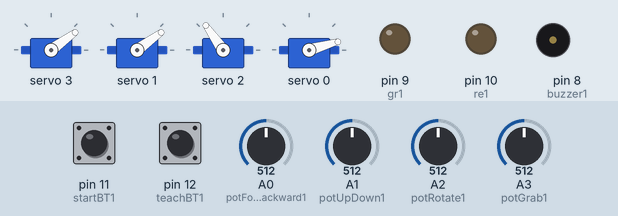
Bench run of a sketch on a simulated Arduino Uno, built with avr-gcc and run on an emulated ATmega328P. Shown: 4 × servo, output pins drawn as LEDs (lit = HIGH), buzzer (waves = sounding). The inputs (shaded band) are chosen by the test bench; at power-on: pin 11 (startBT1) HIGH, A0 (potForwardBackward1) = 512, pin 12 (teachBT1) HIGH, A2 (potRotate1) = 512, A3 (potGrab1) = 512, A1 (potUpDown1) = 512.

Above: at 6.5 s.
6.6 s: pin 11 (startBT1) pulled LOW for 0.15 s
At 7.4 s:
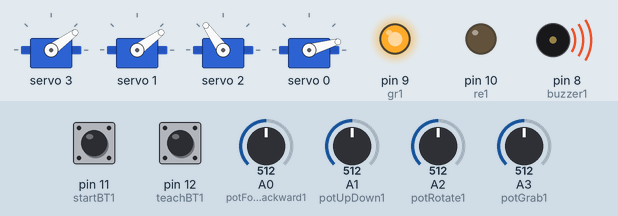
9.6 s: A0 (potForwardBackward1) set to 610
At 12.47 s:
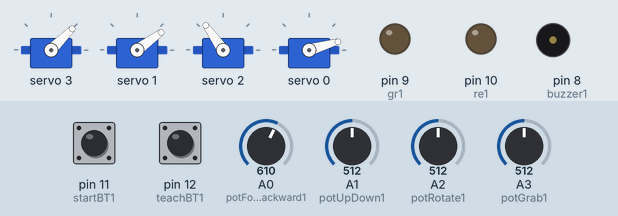
12.6 s: pin 12 (teachBT1) pulled LOW for 1 s
At 14.0 s:
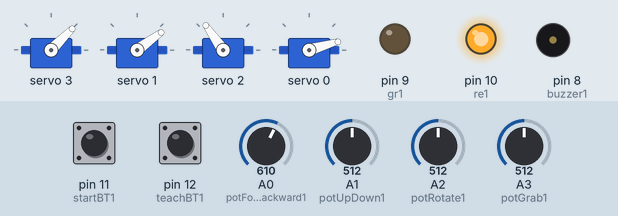
15.1 s: A2 (potRotate1) set to 610
At 15.4 s:
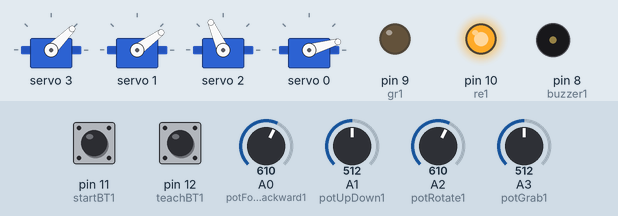
16.6 s: A3 (potGrab1) set to 610
At 17.5 s:
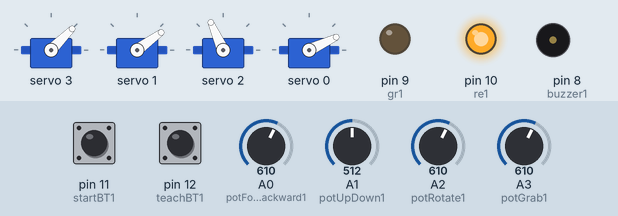
18.1 s: A1 (potUpDown1) set to 306
At 18.8 s:
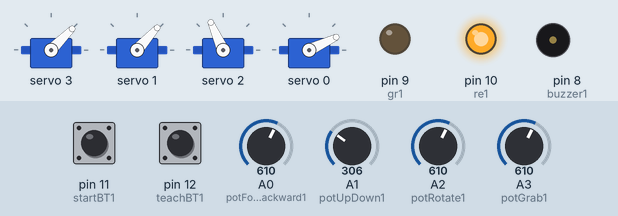
Timing chart, 0 to 20.6 s (numbered marks = the images above; inputs shaded):
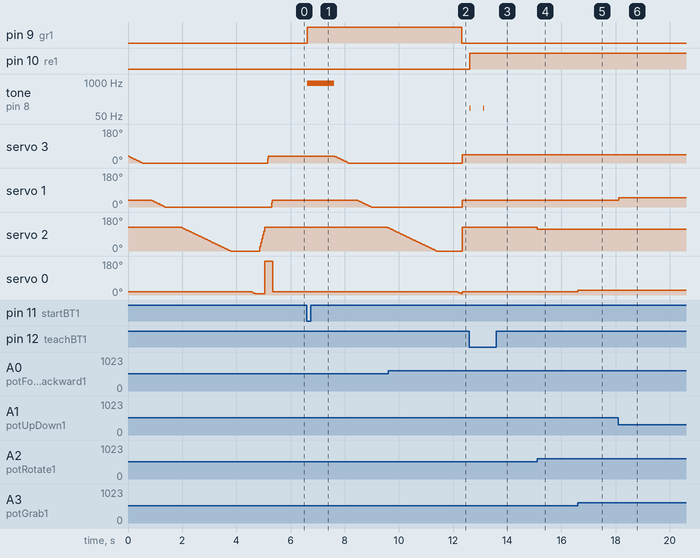

The sketch:

armcode.ino
```cpp
#include <Wire.h>
#include <Adafruit_PWMServoDriver.h>

Adafruit_PWMServoDriver pwm = Adafruit_PWMServoDriver();
//Servo pins on Servo Driver
int Up_down=1;
int Forward_backward=3;
int Rotate=2;
int Grab=0;

//-----------------------------------
const int startBT1 =11;
const int teachBT1 = 12;
const int buzzer1 = 8;
const int gr1=9;
const int re1=10;
const int potForwardBackward1 = A0;
const int potUpDown1 = A1;
const int potRotate1 = A2;
const int potGrab1 = A3;

//-----------------------------------
//Max and Min values for servos ! Change them to meet your setup !
const int minGrab=50;//150
const int maxGrab=300;//300
const int minRotate=600;//300
const int maxRotate=300;//200
const int minUpDown=300;//300
const int maxUpDown=150;//150
const int minForwardBackward=100;//100
const int maxForwardBackward=350;//200
//-----------------------------------
int ReadUpDown,ReadForwardBackward,ReadRotate,ReadGrab,ReadTeach,ReadStart,readpotsw11,readpotsw21;
int TeachUpDown[100],TeachForwardBackward[100],TeachRotate[100],TeachGrab[100];
boolean Started =false;
int Index = 1;
int StepSpeed = 5; //Change this to fo faster!

void setup() {
  pwm.begin();
  pwm.setPWMFreq(60);  // Analog servos run at ~60 Hz updates
  Wire.setClock(400000);
  pinMode(teachBT1, INPUT_PULLUP);
  pinMode(startBT1, INPUT_PULLUP);
  pinMode(buzzer1, OUTPUT);;
  pinMode(re1,OUTPUT);
  pinMode(gr1,OUTPUT);
  digitalWrite(re1,LOW);
  digitalWrite(gr1,LOW);
  readInputs1();
  goHome1();
  goPot1();
}

void loop() {

  if (!Started){
    readInputs1();
    moveServos1();
    if (ReadTeach==LOW){
      savePosition1();
      digitalWrite(re1,HIGH);
      tone(buzzer1,100,30);
      delay(500);
      noTone(buzzer1);
    }
    if (ReadStart==LOW){
      tone(buzzer1,900);
      digitalWrite(gr1,HIGH);
      Started=true;
      delay(1000);
      noTone(buzzer1);
    }
  }
  else{
    goHome1();
   runTeach1();
         digitalWrite(re1,LOW);
      digitalWrite(gr1,LOW);
  }
}

//Read potentiometers and buttons

void readInputs1()
{
  ReadUpDown = analogRead(potUpDown1);
  ReadUpDown = map(ReadUpDown,0,1024,minUpDown,maxUpDown);
  ReadForwardBackward = analogRead(potForwardBackward1);
  ReadForwardBackward = map(ReadForwardBackward,0,1024,minForwardBackward,maxForwardBackward);
  ReadRotate = analogRead(potRotate1);
  ReadRotate = map(ReadRotate,0,1024,minRotate,maxRotate);
  ReadGrab = analogRead(potGrab1);
  ReadGrab = map(ReadGrab,0,1024,minGrab,maxGrab);

  ReadTeach = digitalRead(teachBT1);
  ReadStart = digitalRead(startBT1);
  delay(5);
}
//Fuction for the main movement
void moveServos1()
{
 pwm.setPWM(Up_down,0,ReadUpDown);
   pwm.setPWM(Forward_backward,0,ReadForwardBackward);
    pwm.setPWM(Rotate,0,ReadRotate);
      pwm.setPWM(Grab,0,ReadGrab);
}
//Fuction for the saving the positions

void savePosition1()
{
  TeachUpDown[Index] = ReadUpDown;
  TeachForwardBackward[Index] = ReadForwardBackward;
  TeachRotate[Index] = ReadRotate;
  TeachGrab[Index] = ReadGrab;
  Index++;
}

//Fuction for the runnig  the stored positions

void runTeach1()
{
  for (int i=0; i<Index-1; i++){
    if (TeachRotate[i] < TeachRotate[i+1]){
      for (int j = TeachRotate[i]; j<= TeachRotate[i+1]; j++){
        pwm.setPWM(Rotate,0,j);

      }
    }
    else if (TeachRotate[i] > TeachRotate[i+1]){
      for (int j = TeachRotate[i]; j>= TeachRotate[i+1]; j--){
      pwm.setPWM(Rotate,0,j);
      }
    }
    else{
  pwm.setPWM(Rotate,0,(TeachRotate[i]));

    }
    if (TeachGrab[i] < TeachGrab[i+1]){
      for (int j = TeachGrab[i]; j<=TeachGrab[i+1]; j++){
     pwm.setPWM(Grab,0,j);
      }
    }
    else if (TeachGrab[i] > TeachGrab[i+1]){
      for (int j = TeachGrab[i]; j>= TeachGrab[i+1]; j--){
     pwm.setPWM(Grab,0,j);
     }
    }
    else{
      pwm.setPWM(Grab,0,(TeachGrab[i]));

    }
    if (TeachForwardBackward[i] < TeachForwardBackward[i+1]){
      for (int j = TeachForwardBackward[i]; j<= TeachForwardBackward[i+1]; j++){
     pwm.setPWM(Forward_backward,0, j);
      }
    }
    else if (TeachForwardBackward[i] > TeachForwardBackward[i+1]){
      for (int j = TeachForwardBackward[i]; j>= TeachForwardBackward[i+1]; j--){
             pwm.setPWM(Forward_backward,0,j);
      }
    }
    else{
           pwm.setPWM(Forward_backward,0,(TeachForwardBackward[i]));

    }
    if (TeachUpDown[i] < TeachUpDown[i+1]){
      for (int j = TeachUpDown[i]; j<= TeachUpDown[i+1]; j++){
      pwm.setPWM(Up_down,0, j);
      }
    }
    else if (TeachUpDown[i] > TeachUpDown[i+1]){
      for (int j = TeachUpDown[i]; j>= TeachUpDown[i+1]; j--){
     pwm.setPWM(Up_down, 0, j);
      }
    }
    else{
      pwm.setPWM(Up_down,0,(TeachUpDown[i]));

    }
  }
  Started=false;
}
//Fuction for the homing the arm before each new run cycle

void goHome1()
{
  if (ReadForwardBackward < 80){
      for (int j = ReadForwardBackward; j<=80; j++){
     pwm.setPWM(Forward_backward,0,j);
        delay(StepSpeed);
      }
    }
    else if (ReadForwardBackward > 80){
      for (int j = ReadForwardBackward; j>=80; j--){
        pwm.setPWM(Forward_backward,0,j);
        delay(StepSpeed);
      }
    }
    else{
   pwm.setPWM(Forward_backward,0,80);
    }
    if (ReadUpDown < 32){
      for (int j = ReadUpDown; j<=32; j++){
       pwm.setPWM(Up_down,0,j);
        delay(StepSpeed);
      }
    }
    else if (ReadUpDown > 32){
      for (int j = ReadUpDown; j>=32; j--){
      pwm.setPWM(Up_down,0,j);
        delay(StepSpeed);
      }
    }
    else{
   pwm.setPWM(Up_down,0,32);


    }
    if (ReadRotate < 0){
      for (int j = ReadRotate; j<=0; j++){
        pwm.setPWM(Rotate,0,j);
        delay(StepSpeed);
      }
    }
    else if (ReadRotate > 0){
      for (int j = ReadRotate; j>=0; j--){
pwm.setPWM(Rotate,0,j);
        delay(StepSpeed);
      }
    }
    else{
      pwm.setPWM(Rotate,0,0);

    }
    if (ReadGrab < 148){
      for (int j = ReadGrab; j<=148; j++){
        pwm.setPWM(Grab,0,j);
        delay(StepSpeed);
      }
    }
    else if (ReadGrab > 148){
      for (int j = ReadGrab; j>=148; j--){
     pwm.setPWM(Grab,0,j);
        delay(StepSpeed);
      }
    }
    else{
 pwm.setPWM(Grab,0,148);
    }
    //Always start from home position
    TeachForwardBackward[0]= 80;
    TeachUpDown[0]=32;
    TeachRotate[0]=20;
    TeachGrab[0]=148;
}

//Fuction for live movement of the arm

void goPot1()
{
    if (0> ReadRotate){
      for (int j = 0; j>=ReadRotate; j--){
    pwm.setPWM(Rotate,0,j);

      }
    }
    else if (ReadRotate > 0){
      for (int j = 0; j<=ReadRotate; j++){
       pwm.setPWM(Rotate,0,j);

      }
    }
    else{
   pwm.setPWM(  Rotate, 0,ReadRotate);

    }
    if (ReadGrab > 148){
      for (int j = 148; j<=ReadGrab; j++){
       pwm.setPWM(Grab,5,0);
      }
    }
    else if (ReadGrab < 148){
      for (int j = 148; j>=ReadGrab; j--){
     pwm.setPWM(Grab,0,j);
      }
    }
    else{
 pwm.setPWM(Grab,0,ReadGrab);
    }
  if (80 > ReadForwardBackward){
      for (int j = 80; j>=ReadForwardBackward; j--){
 pwm.setPWM(Forward_backward,0,j);
      }
    }
    else if (80 < ReadForwardBackward){
      for (int j = 80; j<=ReadForwardBackward; j++){
 pwm.setPWM(Forward_backward,0,j);
      }
    }
    else{
 pwm.setPWM(Forward_backward,0,ReadForwardBackward);

    }
    if (32 > ReadUpDown){
      for (int j = 32; j>=ReadUpDown; j--){
      pwm.setPWM(Up_down,0,j);
      }
    }
    else if (ReadUpDown > 32){
      for (int j = 32; j<=ReadUpDown; j++){
       pwm.setPWM(Up_down,0,j);
      }
    }
    else{
  pwm.setPWM(Up_down,0,ReadUpDown);
}
}
```

Measured:
- after the input at 6.6 s, pin 9 (gr1): LOW → HIGH at once; tone on pin 8 (buzzer1): silent → 900 Hz at once, → silent 1.0 s later; servo 3: moves from 36° to 0° over 0.49 s, starting after 1.0 s; servo 1: moves from 36° to 0° over 0.51 s, starting after 1.9 s; servo 2: 125° → 124° after 3.0 s
- after the input at 9.6 s, servo 3: 0° → 45° after 2.7 s
- after the input at 12.6 s, pin 10 (re1): LOW → HIGH at once; tone on pin 8 (buzzer1): alternates 100 Hz for 0.03 s and silent for 0.48 s, 4 changes in all, then stays silent, starting at once
- after the input at 15.1 s, servo 2: 125° → 114° at once
- after the input at 16.6 s, servo 0: 16° → 25° at once
- after the input at 18.1 s, servo 1: 36° → 48° at once
